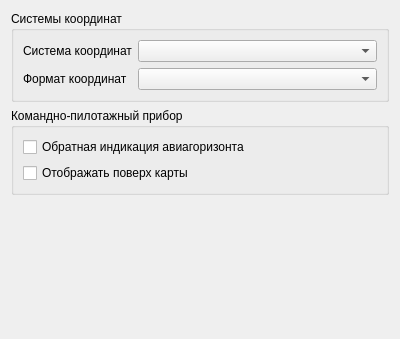
<?xml version="1.0" encoding="UTF-8"?>
<ui version="4.0">
 <class>GlobalSettingsPage</class>
 <widget class="QWidget" name="GlobalSettingsPage">
  <property name="geometry">
   <rect>
    <x>0</x>
    <y>0</y>
    <width>400</width>
    <height>339</height>
   </rect>
  </property>
  <property name="windowTitle">
   <string>Form</string>
  </property>
  <layout class="QVBoxLayout" name="verticalLayout">
   <item>
    <widget class="QGroupBox" name="groupBox">
     <property name="title">
      <string>Системы координат</string>
     </property>
     <layout class="QHBoxLayout" name="horizontalLayout">
      <item>
       <layout class="QFormLayout" name="formLayout">
        <item row="0" column="0">
         <widget class="QLabel" name="Label">
          <property name="text">
           <string>Система координат</string>
          </property>
         </widget>
        </item>
        <item row="0" column="1">
         <widget class="QComboBox" name="coordSystem"/>
        </item>
        <item row="1" column="1">
         <widget class="QComboBox" name="coordFormat"/>
        </item>
        <item row="1" column="0">
         <widget class="QLabel" name="Label_2">
          <property name="text">
           <string>Формат координат</string>
          </property>
         </widget>
        </item>
       </layout>
      </item>
     </layout>
    </widget>
   </item>
<!--
   <item>
    <widget class="QGroupBox" name="lcsSettings">
     <property name="title">
      <string>Настройки локальной системы координат</string>
     </property>
     <layout class="QVBoxLayout" name="lcsSettingsLayout">
      <item>
       <layout class="QHBoxLayout" name="lcsMethodLayout">
        <item>
         <widget class="QLabel" name="lcsMethodLabel">
          <property name="text">
           <string>Способ задания (WGS84)</string>
          </property>
         </widget>
        </item>
        <item>
         <widget class="QComboBox" name="lcsMethod">
          <property name="sizePolicy">
           <sizepolicy hsizetype="MinimumExpanding" vsizetype="Fixed">
            <horstretch>0</horstretch>
            <verstretch>0</verstretch>
           </sizepolicy>
          </property>
         </widget>
        </item>
       </layout>
      </item>
      <item>
       <layout class="QGridLayout" name="lcsLayout">
        <item row="1" column="3" rowspan="2">
         <widget class="QToolButton" name="lcsCenterCopy">
          <property name="text">
           <string/>
          </property>
         </widget>
        </item>
        <item row="1" column="1">
         <widget class="QLabel" name="lcsCenterLatitudeLabel">
          <property name="text">
           <string>Широта:</string>
          </property>
          <property name="alignment">
           <set>Qt::AlignRight|Qt::AlignTrailing|Qt::AlignVCenter</set>
          </property>
         </widget>
        </item>
        <item row="0" column="7">
         <spacer name="horizontalSpacer1">
          <property name="orientation">
           <enum>Qt::Horizontal</enum>
          </property>
          <property name="sizeHint" stdset="0">
           <size>
            <width>10</width>
            <height>5</height>
           </size>
          </property>
         </spacer>
        </item>
        <item row="2" column="8">
         <widget class="QLabel" name="lcsDirectionLongitudeLabel">
          <property name="text">
           <string>Долгота:</string>
          </property>
          <property name="alignment">
           <set>Qt::AlignRight|Qt::AlignTrailing|Qt::AlignVCenter</set>
          </property>
         </widget>
        </item>
        <item row="0" column="5">
         <spacer name="horizontalSpacer0">
          <property name="orientation">
           <enum>Qt::Horizontal</enum>
          </property>
          <property name="sizeHint" stdset="0">
           <size>
            <width>10</width>
            <height>5</height>
           </size>
          </property>
         </spacer>
        </item>
        <item row="3" column="8">
         <widget class="QLabel" name="lcsDirectionAngleLabel">
          <property name="text">
           <string>Угол:</string>
          </property>
          <property name="alignment">
           <set>Qt::AlignRight|Qt::AlignTrailing|Qt::AlignVCenter</set>
          </property>
         </widget>
        </item>
        <item row="0" column="1" colspan="4">
         <widget class="QLabel" name="lcsCenterLabel">
          <property name="text">
           <string>Начало координат</string>
          </property>
          <property name="alignment">
           <set>Qt::AlignCenter</set>
          </property>
         </widget>
        </item>
        <item row="3" column="1">
         <widget class="QLabel" name="lcsCenterAltitudeLabel">
          <property name="text">
           <string>Высота:</string>
          </property>
          <property name="alignment">
           <set>Qt::AlignRight|Qt::AlignTrailing|Qt::AlignVCenter</set>
          </property>
         </widget>
        </item>
        <item row="0" column="6" rowspan="4">
         <widget class="Line" name="line">
          <property name="orientation">
           <enum>Qt::Vertical</enum>
          </property>
         </widget>
        </item>
        <item row="0" column="12">
         <spacer name="horizontalSpacer3">
          <property name="orientation">
           <enum>Qt::Horizontal</enum>
          </property>
          <property name="sizeHint" stdset="0">
           <size>
            <width>10</width>
            <height>5</height>
           </size>
          </property>
         </spacer>
        </item>
        <item row="1" column="4" rowspan="2">
         <widget class="QToolButton" name="lcsCenterPaste">
          <property name="text">
           <string/>
          </property>
         </widget>
        </item>
        <item row="2" column="1">
         <widget class="QLabel" name="lcsCenterLongitudeLabel">
          <property name="text">
           <string>Долгота:</string>
          </property>
          <property name="alignment">
           <set>Qt::AlignRight|Qt::AlignTrailing|Qt::AlignVCenter</set>
          </property>
         </widget>
        </item>
        <item row="1" column="8">
         <widget class="QLabel" name="lcsDirectionLatitudeLabel">
          <property name="text">
           <string>Широта:</string>
          </property>
          <property name="alignment">
           <set>Qt::AlignRight|Qt::AlignTrailing|Qt::AlignVCenter</set>
          </property>
         </widget>
        </item>
        <item row="0" column="0">
         <spacer name="horizontalSpacer2">
          <property name="orientation">
           <enum>Qt::Horizontal</enum>
          </property>
          <property name="sizeHint" stdset="0">
           <size>
            <width>10</width>
            <height>5</height>
           </size>
          </property>
         </spacer>
        </item>
        <item row="0" column="8" colspan="4">
         <widget class="QLabel" name="lcsDirectionLabel">
          <property name="text">
           <string>Направление</string>
          </property>
          <property name="alignment">
           <set>Qt::AlignCenter</set>
          </property>
         </widget>
        </item>
        <item row="1" column="10" rowspan="2">
         <widget class="QToolButton" name="lcsDirectionCopy">
          <property name="text">
           <string/>
          </property>
         </widget>
        </item>
        <item row="1" column="11" rowspan="2">
         <widget class="QToolButton" name="lcsDirectionPaste">
          <property name="text">
           <string/>
          </property>
         </widget>
        </item>
       </layout>
      </item>
     </layout>
    </widget>
   </item>
-->
   <item>
    <widget class="QGroupBox" name="groupBox_2">
     <property name="title">
      <string>Командно-пилотажный прибор</string>
     </property>
     <layout class="QVBoxLayout" name="verticalLayout_2">
      <item>
       <widget class="QCheckBox" name="invertedPfdIndication">
        <property name="text">
         <string>Обратная индикация авиагоризонта</string>
        </property>
       </widget>
      </item>
      <item>
       <widget class="QCheckBox" name="showOnMapPfd">
        <property name="text">
         <string>Отображать поверх карты</string>
        </property>
       </widget>
      </item>
     </layout>
    </widget>
   </item>
   <item>
    <spacer name="verticalSpacer">
     <property name="orientation">
      <enum>Qt::Vertical</enum>
     </property>
     <property name="sizeHint" stdset="0">
      <size>
       <width>20</width>
       <height>40</height>
      </size>
     </property>
    </spacer>
   </item>
  </layout>
 </widget>
 <resources/>
 <connections/>
 <designerdata>
  <property name="gridDeltaX">
   <number>5</number>
  </property>
  <property name="gridDeltaY">
   <number>5</number>
  </property>
  <property name="gridSnapX">
   <bool>false</bool>
  </property>
  <property name="gridSnapY">
   <bool>false</bool>
  </property>
  <property name="gridVisible">
   <bool>false</bool>
  </property>
 </designerdata>
</ui>
